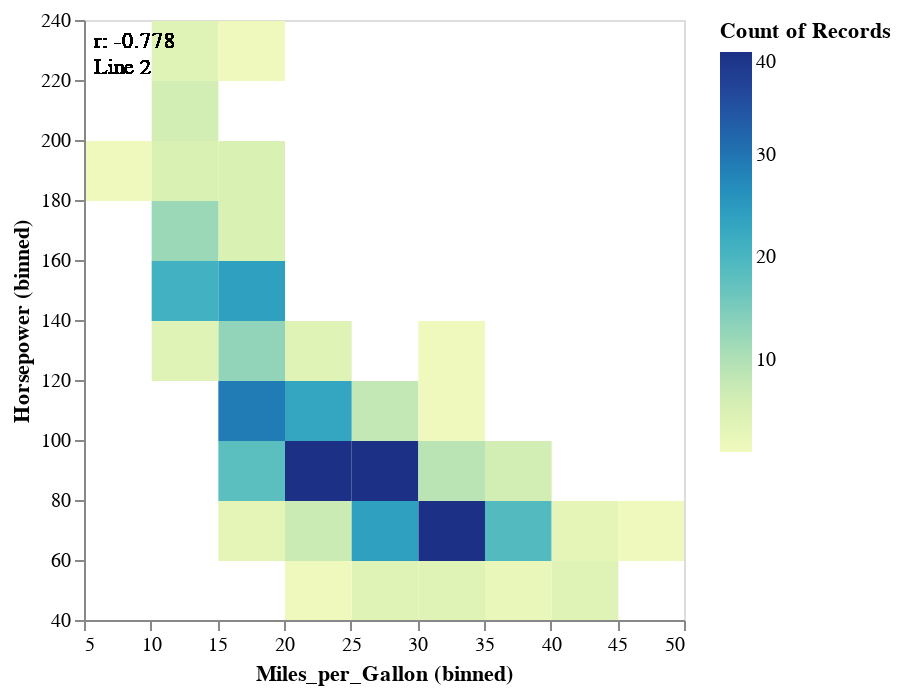

Write notebook code for a chart like this one.
### Markdown cell above
Вариант 16
Метки: mark_text(), mark_rect().

Столбцы данных: 'Horsepower', 'Miles_per_Gallon',.

Кодировки: shape, row, column.

### Code cell
rect = alt.Chart(cars).mark_rect().encode(
    x=alt.X('Miles_per_Gallon', bin=True),
    y=alt.Y('Horsepower', bin=True),
    color='count()'
)
corl = cars[['Miles_per_Gallon','Horsepower']].corr().iloc[0,1]
text = alt.Chart(cars).mark_text(
    align="left", baseline="top"
).encode(
    x=alt.value(5),  # pixels from left
    y=alt.value(5),  # pixels from top
    text=alt.value([f"r: {corl:.3f}", 'Line 2']))


rect.interactive() + text.interactive()

### Figure 1 — Vega-Lite specification as saved in the notebook (floating-point values rounded to 4 significant figures; data arrays with more than 128 entries replaced by an {"elided": "..."} marker saying what was removed)
{"config": {"view": {"continuousWidth": 300, "continuousHeight": 300}}, "layer": [{"mark": {"type": "rect"}, "encoding": {"color": {"aggregate": "count", "type": "quantitative"}, "x": {"bin": true, "field": "Miles_per_Gallon", "type": "quantitative"}, "y": {"bin": true, "field": "Horsepower", "type": "quantitative"}}, "name": "view_47"}, {"mark": {"type": "text", "align": "left", "baseline": "top"}, "encoding": {"text": {"value": ["r: -0.778", "Line 2"]}, "x": {"value": 5}, "y": {"value": 5}}, "name": "view_48"}], "data": {"name": "data-f02450ab61490a1363517a0190416235"}, "params": [{"name": "param_50", "select": {"type": "interval", "encodings": ["x", "y"]}, "bind": "scales", "views": ["view_47"]}, {"name": "param_51", "select": {"type": "interval", "encodings": ["x", "y"]}, "bind": "scales", "views": ["view_48"]}], "$schema": "https://vega.github.io/schema/vega-lite/v5.8.0.json", "datasets": {"data-f02450ab61490a1363517a0190416235": {"elided": "406 records"}}}
